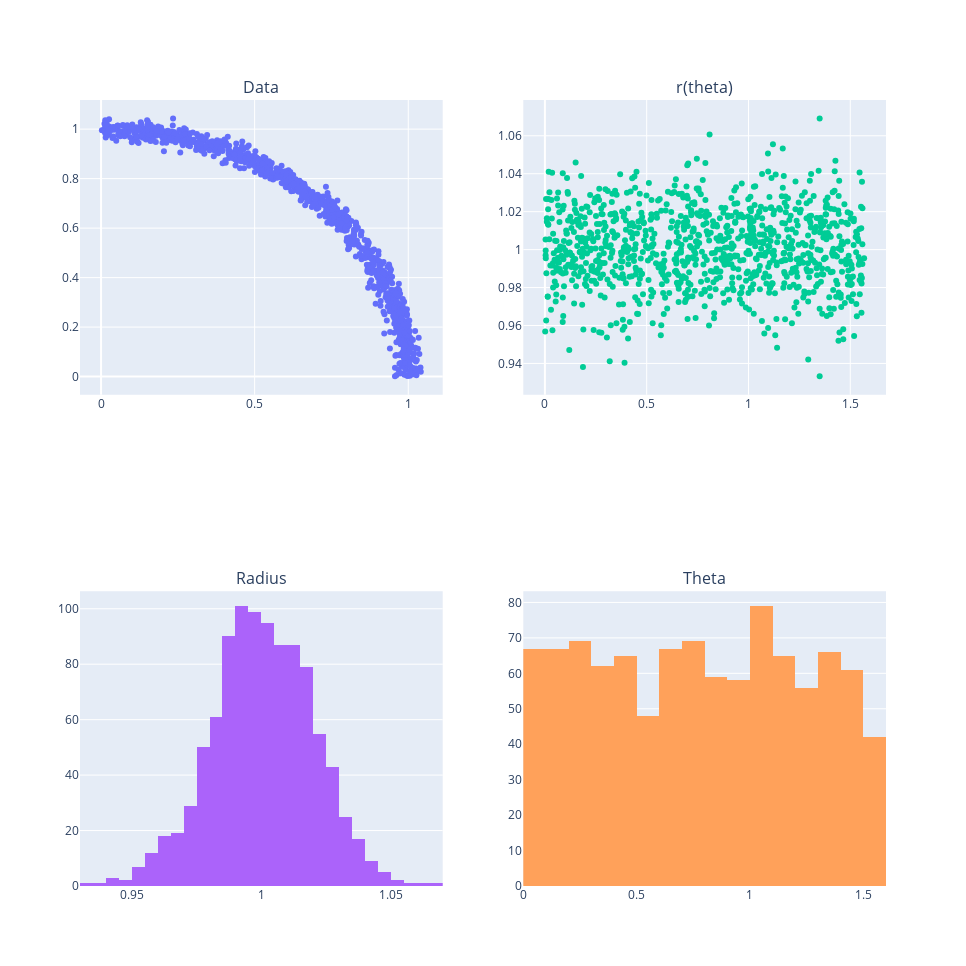

Notebook code cell kept with this figure:
### Code cell
coeffs = noisy_arc()

### Figure 1 — Plotly figure (JSON) as saved in the notebook; plotly's stock layout.template omitted (floating-point values rounded to 4 significant figures; data arrays with more than 128 entries replaced by an {"elided": "..."} marker saying what was removed)
{"data": [{"mode": "markers", "type": "scatter", "x": {"elided": "1000 float values"}, "xaxis": "x", "y": {"elided": "1000 float values"}, "yaxis": "y"}, {"mode": "lines", "type": "scatter", "x": [1], "xaxis": "x", "y": [0], "yaxis": "y"}, {"mode": "markers", "type": "scatter", "x": {"elided": "1000 float values"}, "xaxis": "x2", "y": {"elided": "1000 float values"}, "yaxis": "y2"}, {"type": "histogram", "x": {"elided": "1000 float values"}, "xaxis": "x3", "yaxis": "y3"}, {"type": "histogram", "x": {"elided": "1000 float values"}, "xaxis": "x4", "yaxis": "y4"}], "layout": {"annotations": [{"font": {"size": 16}, "showarrow": false, "text": "Data", "x": 0.225, "xanchor": "center", "xref": "paper", "y": 1, "yanchor": "bottom", "yref": "paper"}, {"font": {"size": 16}, "showarrow": false, "text": "r(theta)", "x": 0.775, "xanchor": "center", "xref": "paper", "y": 1, "yanchor": "bottom", "yref": "paper"}, {"font": {"size": 16}, "showarrow": false, "text": "Radius", "x": 0.225, "xanchor": "center", "xref": "paper", "y": 0.375, "yanchor": "bottom", "yref": "paper"}, {"font": {"size": 16}, "showarrow": false, "text": "Theta", "x": 0.775, "xanchor": "center", "xref": "paper", "y": 0.375, "yanchor": "bottom", "yref": "paper"}], "autosize": false, "height": 966, "showlegend": false, "width": 966, "xaxis": {"anchor": "y", "domain": [0, 0.45]}, "xaxis2": {"anchor": "y2", "domain": [0.55, 1]}, "xaxis3": {"anchor": "y3", "domain": [0, 0.45]}, "xaxis4": {"anchor": "y4", "domain": [0.55, 1]}, "yaxis": {"anchor": "x", "domain": [0.625, 1]}, "yaxis2": {"anchor": "x2", "domain": [0.625, 1]}, "yaxis3": {"anchor": "x3", "domain": [0, 0.375]}, "yaxis4": {"anchor": "x4", "domain": [0, 0.375]}}}
